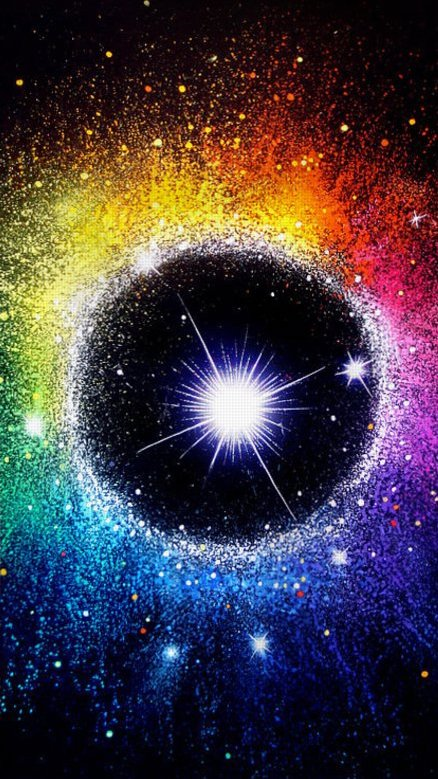
#> input picture galaxy.jpeg, 438 x 779 px
$ python main.py
#> lines starting #> are read from the running program, lines starting #| are printed output that depends on the picture
import cv2

image = cv2.imread('galaxy.jpeg',0)
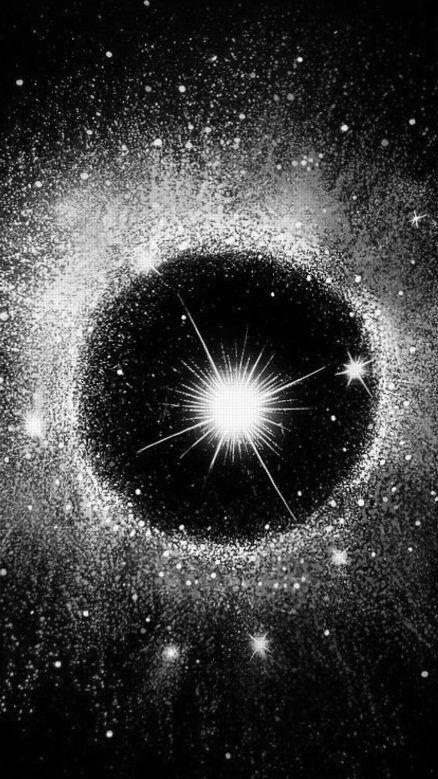
#> image: shape (779, 438); min 0, max 255, mean 60.8


#Conver image to a grey scaled image

# cv2.imwrite("grey-scaled.jpeg",color)

#Resize Image

Osize = image.shape
#> Osize = (779, 438)


def calculate_size(scale,w,h):
    W = int(w*scale/100)
    H =int(h*scale/100)
    return (W,H)


def resize(path,scale,resized_path):
#> called with path = 'img.png', scale = 500, resized_path = 'resizedimg.png'
    image = cv2.imread(path)
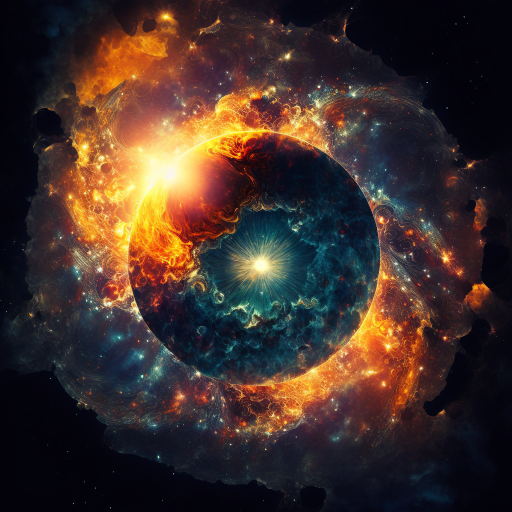
#> input picture img.png, 1024 x 1024 px (shown at 1/2 size)
#> image is the input picture: shape (1024, 1024, 3); mean B, G, R 42.6, 47.9, 64.8
    new_dim = calculate_size(scale,image.shape[1],image.shape[0])
#> new_dim = (5120, 5120)
    resized_img = cv2.resize(image,new_dim)
    cv2.imwrite(resized_path,resized_img)


resize('img.png',500,'resizedimg.png')
